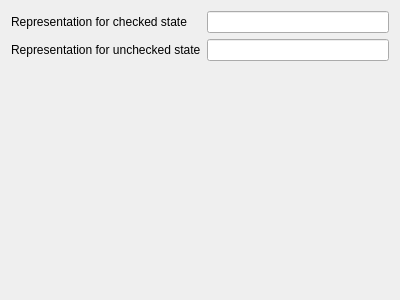
<?xml version="1.0" encoding="UTF-8"?>
<ui version="4.0">
 <class>QgsCheckBoxConfigDlgBase</class>
 <widget class="QWidget" name="QgsCheckBoxConfigDlgBase">
  <property name="geometry">
   <rect>
    <x>0</x>
    <y>0</y>
    <width>400</width>
    <height>300</height>
   </rect>
  </property>
  <property name="windowTitle">
   <string>Form</string>
  </property>
  <layout class="QFormLayout" name="formLayout">
   <item row="0" column="0">
    <widget class="QLabel" name="label_2">
     <property name="text">
      <string>Representation for checked state</string>
     </property>
    </widget>
   </item>
   <item row="0" column="1">
    <widget class="QLineEdit" name="leCheckedState"/>
   </item>
   <item row="1" column="0">
    <widget class="QLabel" name="label_3">
     <property name="text">
      <string>Representation for unchecked state</string>
     </property>
    </widget>
   </item>
   <item row="1" column="1">
    <widget class="QLineEdit" name="leUncheckedState"/>
   </item>
  </layout>
 </widget>
 <resources/>
 <connections/>
</ui>
